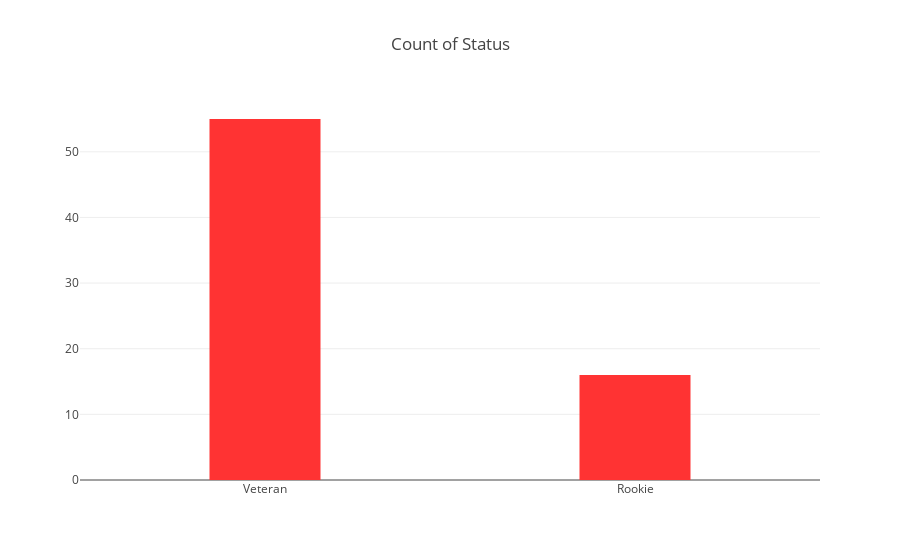

The notebook cell saved with this chart:
### Code cell
### Visualize 

trace = go.Bar(
    x = list(tb.index),
    y = list(tb.values),
    width=0.3,
    marker = dict(
    color = '#FF3333'))

layout = go.Layout(
    title = 'Count of Status')

data = [trace]

fig = go.Figure(data=data, layout=layout)
py.offline.iplot(fig)

### Figure 1 — Plotly figure (JSON) as saved in the notebook; plotly's stock layout.template omitted (floating-point values rounded to 4 significant figures)
{"data": [{"marker": {"color": "#FF3333"}, "type": "bar", "width": 0.3, "x": ["Veteran", "Rookie"], "y": [55, 16]}], "layout": {"title": "Count of Status"}}
